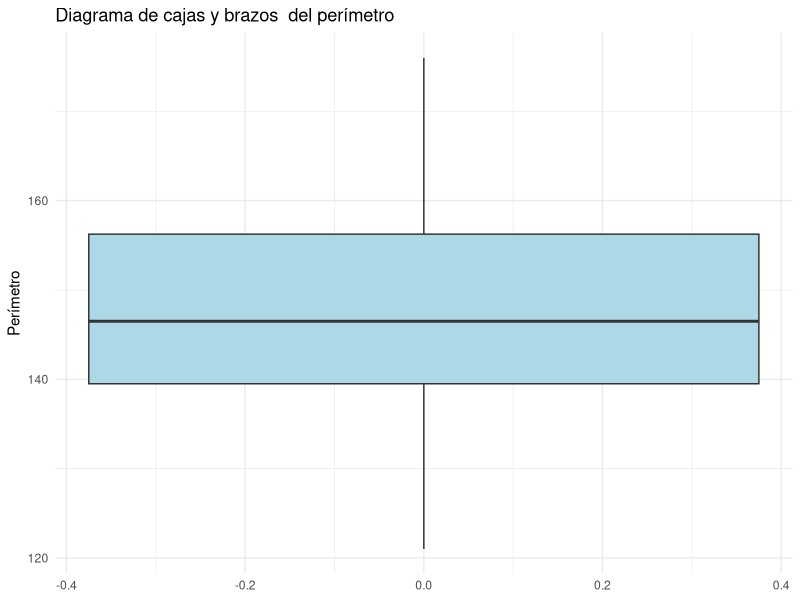

This chart was generated by the following R code:
## ---- chunk 1
#borramos todo los objetos en el entorno
rm(list=ls())
## ---- chunk 2
# No repetir si ya está instalado
#install.packages("tidyverse")
## ---- chunk 3
library(tidyverse)
## ---- chunk 4
# con c() cargamos un vector llamado perimetros
perimetros <- c(
  138, 164, 150, 132, 144, 125, 149, 157, 146, 158,
  140, 147, 136, 148, 152, 144, 168, 128, 138, 176,
  163, 121, 154, 165, 146, 173, 142, 147, 135, 153,
  140, 135, 161, 145, 135, 161, 145, 142, 150, 156
)
## ---- chunk 5
#transformamos los datos en un data.frame
perimetros<-as.data.frame(perimetros)
## ---- chunk 6
ggplot(perimetros, aes(y = perimetros)) +
  geom_boxplot(fill = "lightblue") +
  labs(
    title = "Diagrama de cajas y brazos  del perímetro",
    y = "Perímetro"
  ) +
  theme_minimal()
